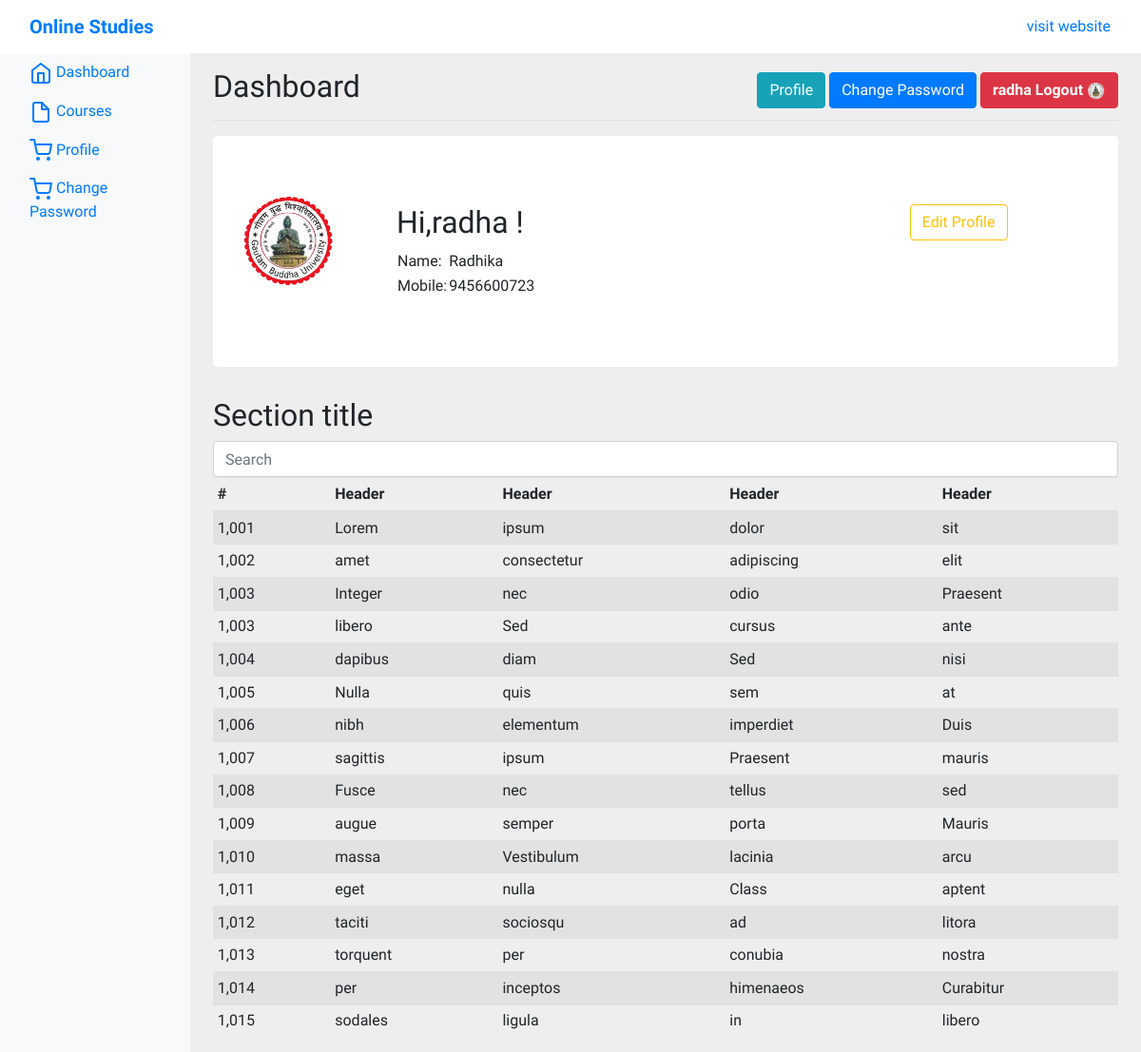
The page /accounts/ (signed in) on the database its author committed.
### accounts/models.py (models this page shows, shortened)
class StudentProfile(models.Model):
    GENDER_MALE = [
        ('Male', "Male"),
        ('Female', "Female"),
        ('Other', "Other"),
    ]
    user = models.OneToOneField(User, on_delete=models.CASCADE)
    stu_roll = models.IntegerField(default=100)
    name = models.CharField(max_length=100)
    image = models.ImageField(upload_to="student_profile", default="ques.png")
    age = models.IntegerField(default=0)
    dob = models.DateField(default=datetime.today)
    gender = models.CharField(choices=GENDER_MALE, max_length=10)
    about = models.TextField()
    status = models.BooleanField(default=True)
    joining_date = models.DateTimeField(auto_now_add=True)
    update_date = models.DateTimeField(auto_now=True)
    address = models.TextField()
    mobile = models.CharField(default="", max_length=12)

### accounts/views.py (the view)
# urls.py: path('', ac_views.dashboard, name="dashboard"),
def dashboard(request):
    context = dict()
    if not request.user.is_authenticated:
        return redirect('login')
    print(request.user)
    student = StudentProfile.objects.get(user=request.user)
    context['student'] = student
    return render(request, 'accounts/dashboard.html', context)

### accounts/templates/accounts/dashboard.html (shortened to what this page needs)
{% extends 'includes/main.html'%}
{% block body%}
<nav class="navbar navbar-primary sticky-top bg-white flex-md-nowrap py-2">
    <a class="navbar-brand col-sm-3 col-md-2 mr-0" href="#"><strong>Online Studies</strong></a>
    <ul class="navbar-nav px-3">
        <a href="/">visit website</a>
    </ul>
</nav>
<div class="container-fluid">
    <div class="row">
        <nav class="col-md-2 d-none d-md-block bg-light sidebar">
            <div class="sidebar-sticky">
                <ul class="nav flex-column">
                    <li class="nav-item">
                        <a class="nav-link active" href="#">
                            <span data-feather="home"></span>
                            Dashboard <span class="sr-only">(current)</span>
                        </a>
                    </li>
                    <li class="nav-item">
                        <a class="nav-link" href="#">
                            <span data-feather="file"></span>
                            Courses
                        </a>
                    </li>
                    <li class="nav-item">
                        <a class="nav-link" href="{% url 'profile'%}">
                            <span data-feather="shopping-cart"></span>
                            Profile
                        </a>
                    </li>
                    <li class="nav-item">
                        <a class="nav-link" href="{% url 'change_password'%}">
                            <span data-feather="shopping-cart"></span>
                            Change Password
                        </a>
                    </li>
                </ul>
            </div>
        </nav>
        <main role="main" class="col-md-9 ml-sm-auto col-lg-10 pt-3 px-4">
            <div class="d-flex justify-content-between flex-wrap flex-md-nowrap align-items-center pb-2 mb-3 border-bottom">
                <h1 class="h2">Dashboard</h1>
                <div class="btn-toolbar mb-2 mb-md-0">
                    <div class="btn-group">
                        <div >
                            <a class="btn btn-info" href="{% url 'profile'%}">Profile</a>
                            <a class="btn btn-primary" href="{% url 'change_password'%}">Change Password</a>
                            <a href="{% url 'logout'%}" class=" btn btn-danger" type="button"><strong> {{user}} Logout</strong> <img src="{{student.image.url}}" class="rounded-circle"
                                                             width="20px"></a>
                        </div>
                    </div>
                </div>
            </div>
            <section>
                <div class="">
                    <div class="jumbotron bg-white box-profile">
                        <div class="row">
                            <div class="col-md-2">
                                <img src="{{student.image.url}}" width="80%" class="rounded-circle">
                            </div>
                            <div class="col-md-9">
                                <div class="p-2">
                                    <a href="{% url 'profile_edit'%}" class="btn btn-outline-warning float-right">Edit Profile</a>
                                    <h2>Hi,{{user}} !</h2>
                                    <table>
                                        <tr>
                                            <td>Name:</td>
                                            <td>{{student.name}}</td>
                                        </tr>
                                        <tr>
                                            <td>Mobile:</td>
                                            <td>{{student.mobile}}</td>
                                        </tr>
                                    </table>
                                </div>
                            </div>
                        </div>
                    </div>
                </div>
            </section>
            <h2>Section title</h2>
            <input class="form-control form-control-dark w-100" type="text" placeholder="Search" aria-label="Search">
            <div class="table-responsive">
                <table class="table table-striped table-sm">
                    <thead>
                    <tr>
                        <th>#</th>
                        <th>Header</th>
                        <th>Header</th>
                        <th>Header</th>
                        <th>Header</th>
                    </tr>
                    </thead>
                    <tbody>
                    <tr>
                        <td>1,001</td>
                        <td>Lorem</td>
                        <td>ipsum</td>
                        <td>dolor</td>
                        <td>sit</td>
                    </tr>
                    <tr>
                        <td>1,002</td>
                        <td>amet</td>
                        <td>consectetur</td>
                        <td>adipiscing</td>
                        <td>elit</td>
                    </tr>
                    <tr>
                        <td>1,003</td>
                        <td>Integer</td>
                        <td>nec</td>
                        <td>odio</td>
                        <td>Praesent</td>
                    </tr>
                    <tr>
                        <td>1,003</td>
                        <td>libero</td>
                        <td>Sed</td>
                        <td>cursus</td>
                        <td>ante</td>
                    </tr>
                    <tr>
                        <td>1,004</td>
                        <td>dapibus</td>
                        <td>diam</td>
                        <td>Sed</td>
                        <td>nisi</td>
                    </tr>
                    <tr>
                        <td>1,005</td>
                        <td>Nulla</td>
                        <td>quis</td>
                        <td>sem</td>
                        <td>at</td>
                    </tr>
                    <tr>
                        <td>1,006</td>
                        <td>nibh</td>
                        <td>elementum</td>
                        <td>imperdiet</td>
                        <td>Duis</td>
                    </tr>
                    <tr>
                        <td>1,007</td>
                        <td>sagittis</td>
                        <td>ipsum</td>
                        <td>Praesent</td>
                        <td>mauris</td>
                    </tr>
                    <tr>
                        <td>1,008</td>
                        <td>Fusce</td>
                        <td>nec</td>
                        <td>tellus</td>
                        <td>sed</td>
                    </tr>
                    <tr>
                        <td>1,009</td>
                        <td>augue</td>
                        <td>semper</td>
                        <td>porta</td>
                        <td>Mauris</td>
                    </tr>
                    <tr>
                        <td>1,010</td>
                        <td>massa</td>
                        <td>Vestibulum</td>
                        <td>lacinia</td>
                        <td>arcu</td>
                    </tr>
                    <tr>
                        <td>1,011</td>
                        <td>eget</td>
                        <td>nulla</td>
                        <td>Class</td>
                        <td>aptent</td>
                    </tr>
                    <tr>
                        <td>1,012</td>
                        <td>taciti</td>
                        <td>sociosqu</td>
                        <td>ad</td>
                        <td>litora</td>
                    </tr>
                    <tr>
                        <td>1,013</td>
                        <td>torquent</td>
                        <td>per</td>
                        <td>conubia</td>
                        <td>nostra</td>
                    </tr>
                    <tr>
                        <td>1,014</td>
                        <td>per</td>
                        <td>inceptos</td>
                        <td>himenaeos</td>
                        <td>Curabitur</td>
                    </tr>
                    <tr>
                        <td>1,015</td>
                        <td>sodales</td>
                        <td>ligula</td>
                        <td>in</td>
                        <td>libero</td>
                    </tr>
                    </tbody>
                </table>
            </div>
        </main>
    </div>
</div>
{% endblock%}

### static/css/style.css (style rules this page uses)
body { background: #eee; font-family: 'Nanum Gothic', sans-serif; font-family: 'Roboto Condensed', sans-serif; }

### rows shown on the page
StudentProfile: image (picture), name "Radhika", mobile "9456600723"

### other values the page prints
{{ user }} "radha"
